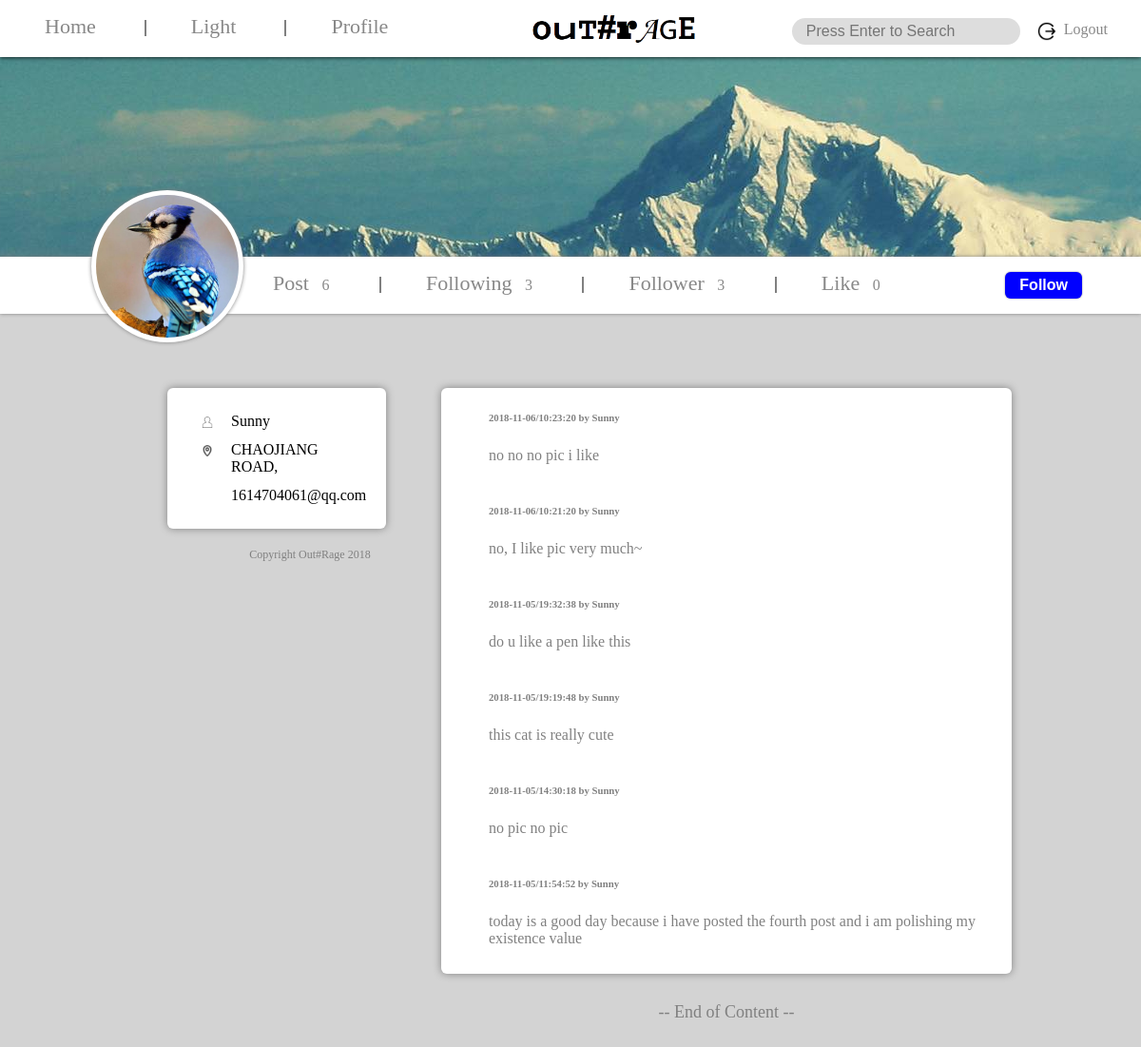
Page /profile.php?user=Sunny (signed in) on the committed database.
### tables this page shows
CREATE TABLE `users` (
  `username` varchar(20) NOT NULL,
  `loginstate` varchar(10) NOT NULL DEFAULT 'offline',
  `password` varchar(10) NOT NULL,
  `city` varchar(50) NOT NULL,
  `age` int(10) NOT NULL,
  `profile` varchar(200) NOT NULL,
  `birthday` varchar(20) NOT NULL,
  `gender` varchar(20) NOT NULL,
  `email` varchar(50) NOT NULL,
  `like_post` varchar(1000) NOT NULL
);

CREATE TABLE `post` (
  `post_id` int(50) NOT NULL,
  `username` varchar(20) NOT NULL,
  `post_time` varchar(50) NOT NULL,
  `post_content` varchar(200) NOT NULL,
  `post_picture` varchar(200) NOT NULL,
  `like_num` int(20) NOT NULL
);

### profile.php (the view, shortened to what this page needs)
<?php
	if((!isset($_GET["user"]))||($_GET["user"]==$_SESSION["username"]))
	{
		$current_display_username=$_SESSION["username"];
		$current_display_profile=$_SESSION["profile"];
		$current_display_city=$_SESSION["city"];
		$current_display_email=$_SESSION["email"];
		$display_function=true;
	}
	else
	{
		$current_display_username=$_GET["user"];
		$display_function=false;
		$con=mysqli_connect("localhost","root","","users");
		$query_num="select profile,city,email from `users` where `username` = \"".$_GET["user"]."\"";
		$result_num=mysqli_query($con,$query_num);
		$result_num->data_seek(0);
		$row_num=$result_num->fetch_assoc();
?>
<?php
		$current_display_profile=$row_num["profile"];
		$current_display_city=$row_num["city"];
		$current_display_email=$row_num["email"];
	}
	$con=mysqli_connect("localhost","root","","users");
	$query_num="select * ,count(*) as `num` from `post` where `username` = \"".$current_display_username."\" order by `post_time` desc";
	$result_num=mysqli_query($con,$query_num);
	$result_num->data_seek(0);
	$row_num=$result_num->fetch_assoc();
	$post_num = $row_num["num"];
	$query_num = "select * from `relation` where `userone` = \"".$current_display_username."\"";
	$result_num=mysqli_query($con,$query_num);$num_row1=mysqli_num_rows($result_num);
	for ($i=0;$i<$num_row1;$i++){
		$row_num=mysqli_fetch_assoc($result_num);
		$following[$i]=$row_num["usertwo"];
	}
	$following_num = $i;
	$query_num = "select * from `relation` where `usertwo` = \"".$current_display_username."\"";
	$result_num=mysqli_query($con,$query_num);$num_row2=mysqli_num_rows($result_num);
	for ($i=0;$i<$num_row2;$i++){
		$row_num=mysqli_fetch_assoc($result_num);
		$follower[$i]=$row_num["userone"];
	}
	$follower_num = $i;
	$like_post="select like_post from `users` where `username` = \"".$current_display_username."\"";
	$result_post=mysqli_query($con,$like_post);
	$row_post=mysqli_fetch_array($result_post);
	$row_post=rtrim($row_post["like_post"]);
	$ulikes=preg_split("/\s/",$row_post);
	if($ulikes[0]=="")
	{
		$like_num=0;
	}
	else
	{
		$like_num=count($ulikes);
	}
	$query_post="select `username`,`post_time`,`post_content`,`post_picture` from `post` where `username` = \"".$current_display_username."\" order by `post_time` desc";
?>
<html>
<head>
<link rel="stylesheet" type="text/css" href="theme.css"/>
</head>
<body style="overflow:visible;">
<span style="position:absolute;top:20px;left:0px;width:100%;height:300px;background-image:url(profile_bgs/bg1.jpg);background-repeat:no-repeat;background-position:-400 -400;text-align:center"></span>
<div style="position:absolute;top:270px;left:0px;width:100%;min-width:1200px;height:60px;background-color:white;box-shadow:0px 0px 4px grey;">
<span style="position:absolute;left:20%;top:15px;">
<a href="profile.php?<?php echo "user=".$current_display_username."&";?>q=post" class="main_button">Post
<span style="padding-left:8px;font-size:16px;">
<?php echo $post_num;?>
</span>
</a>
<span class="division_line"></span>
<a href="profile.php?<?php echo "user=".$current_display_username."&";?>q=following" class="main_button">Following
<span style="padding-left:8px;font-size:16px;">
<?php echo $following_num;?>
</span>
</a>
<span class="division_line"></span>
<a href="profile.php?<?php echo "user=".$current_display_username."&";?>q=follower" class="main_button">Follower
<span style="padding-left:8px;font-size:16px;">
<?php echo $follower_num;?>
</span>
</a>
<span class="division_line"></span>
<a href="profile.php?<?php echo "user=".$current_display_username."&";?>q=like" class="main_button">Like
<span style="padding-left:8px;font-size:16px;">
<?php echo $like_num;?>
</span>
</a>
</span>
<?php if(!$display_function){?>
<input id="followB" type="button" style="position:absolute;top:12px;right:5%;" class="node_button" onclick="followfunc()"
<?php
	$conn=mysqli_connect("localhost","root","","users");
	if(!$conn)
	{
		echo "Unable to connect database";
	}
	$display=false;
	if($display)
	{
		echo "value=\"Followed\" ";
		echo "disabled=\"disabled\"";
	}
	else
	{
		echo "value=\"Follow\"";
	}
?>
/>
<?php }?>
</div>
<div style="position:absolute;top:200px;left:8%;width:160px;height:160px;border-radius:50%;background-color:white;box-shadow:0px 0px 4px grey;padding:0px;">
<div style="position:relative;top:5px;"><img class="headerimg" src="./<?php echo $current_display_profile;?>"/></div>
</div>
<div style="position:absolute;left:10%;margin-top:400px;width:80%;min-width:1000px;text-align:center">
<div style="display:inline-block;width:20%;vertical-align:top;">
<div class="info_block" style="display:inline-block;width:100%;padding:15px;">
<table style="padding-left:10px;" cellspacing="10px">
<tr>
<td style="vertical-align:top;padding-top:5px;"><img src="images/name.png" style="max-height:12px;max-width:12px;"></td>
<td style="padding-left:8px;"><?php echo $current_display_username;?></td>
</tr>
<tr>
<td style="vertical-align:top;padding-top:5px;"><img src="images/location.png" style="height:12px;width:12px;"></td>
<td style="padding-left:8px;"><?php echo $current_display_city;?></td>
</tr>
<tr>
<td style="vertical-align:top;padding-top:5px;"><img src="images/description.png" style="height:12px;width:12px;"></td>
<td style="padding-left:8px;"><?php echo $current_display_email;?></td>
</tr>
</table>
</div>
<span style="display:inline-block;height:20px;width:100%;min-width:300px;vertical-align:top;">
</span>
<span style="display:inline-block;height:50px;width:100%;min-width:300px;vertical-align:top;">
<a style="font-size:12px;color:grey;">Copyright Out#Rage 2018</a>
</span>
</div>
<div style="display:inline-block;width:80px;height:300px;vertical-align:top;"></div>
<div style="display:inline-block;width:60%;vertical-align:top;">
<span class="info_block" style="display:inline-block;width:100%;min-height:100px;vertical-align:left;text-align:left">
<span class="info_block_content">
<?php
	if((!isset($_GET["q"]))||($_GET["q"]=="post"))
	{
		$result=mysqli_query($con,$query_post);
		$result->data_seek(0);
		while($row=$result->fetch_assoc())
		{
			$time=preg_split("/_/",$row["post_time"]);
			echo "<h6>".$time[0]."-".$time[1]."-".$time[2]."/".$time[3].":".$time[4].":".$time[5]." by ".$row["username"]."<br/></h6>";
			if($row["post_content"]!="")
			{
				echo $row["post_content"]."<br/><br/>";
			}
		}
	}
?>
</span>
</span>
<span style="display:inline-block;width:100%;height:30px;vertical-align:left;"></span>
<span style="display:inline-block;width=100%;height:70px;vertical-align:left;font-size:18px;color:grey;">-- End of Content --</span>
</div>
</div>
<div class="top_bar" style="text-align:center">
<span style="float:left">
<a href="index.php" class="main_button">Home</a>
<span class="division_line"></span>
<a href="light.php" class="main_button">Light</a>
<span class="division_line"></span>
<a href="profile.php" class="main_button">Profile</a>
</span>
<img src="images/logo.png" style="display:inline-block;max-height:30px;"/>
<span style="float:right;margin-right:10px;padding-top:8px;"><img src="images/logout.png" style="max-height:20px;max-width:20px;"/><span style="float:right;margin-right:25px;padding-left:8px;position:relative;bottom:1px;"><a class="logout_button" href="logout.php">Logout</a></span></span>
<form style="float:right;margin-right:20px;width:20%;" action="search.php" method="GET" onsubmit="return submitCheck(content)">
<input type="text" class="input_bar" name="content" style="width:100%;" placeholder="Press Enter to Search"/>
</form>
</div>
</body>
</html>

### theme.css (style rules this page uses)
.info_block { border-radius:6px; color:grey; text-align:center; text-decoration:none; box-shadow:0px 0px 8px 0px grey; background-color:white; display:inline-block; width:100%; }
.info_block_content { display:block; margin-top:10px; margin-left:50px; margin-bottom:10px; text-align:left; }
body { background-color:lightgrey; text-align:center; }
.headerimg { border-radius:50%; height:150px; width:150px; }
.main_button { color:#888888; text-align:center; text-decoration:none; font-size:22px; margin:4px 2px; padding:15px 45px; }
.node_button { border:none; padding:5px 15px; background-color:blue; color:white; text-align:center; text-decoration:none; font-size:16px; font-weight:bold; margin:4px 2px; cursor:pointer; border-radius:6px; box-shadow:0px 0px 2px grey; }
.input_bar { border:none; background-color:#DDDDDD; color:#777777; text-align:left; text-decoration:none; font-size:16px; margin:4px 2px; padding:5px 15px; border-radius:30px; }
.division_line { border-left:2px solid grey; }
.top_bar { top:0; left:0; width:100%; position:fixed; float:center; height:40px; padding-top:15px; padding-bottom:5px; box-shadow:0px 0px 5px 0px black; background-color:white; text-align:left; }
.logout_button { color:#888888; text-decoration:none; }

### rows in the picture
users: like_post "0", profile (picture), city "CHAOJIANG ROAD,", email "1614704061@qq.com"
post: post_time "2018", post_time "11", post_time "06", post_time "10", post_time "23", post_time "20", username "Sunny", post_content "no no no pic i like"
post: post_time "2018", post_time "11", post_time "06", post_time "10", post_time "21", post_time "20", username "Sunny", post_content "no, I like pic very much~"
post: post_time "2018", post_time "11", post_time "05", post_time "19", post_time "32", post_time "38", username "Sunny", post_content "do u like a pen like this"
post: post_time "2018", post_time "11", post_time "05", post_time "19", post_time "48", username "Sunny", post_content "this cat is really cute"
post: post_time "2018", post_time "11", post_time "05", post_time "14", post_time "30", post_time "18", username "Sunny", post_content "no pic no pic"
post: post_time "2018", post_time "11", post_time "05", post_time "54", post_time "52", username "Sunny", post_content "today is a good day because i have posted the fourth post and i am polishing my existence value"

### other values in the picture
$post_num "6"
$following_num "3"
$follower_num "3"
$current_display_username "Sunny"
